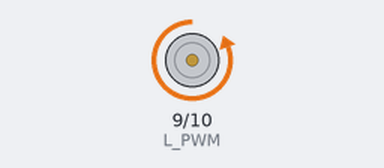
The program below on a simulated Arduino Mega 2560, built with avr-gcc and run on an emulated ATmega2560. Shown: motor-driver pin pairs drawn as motors (green arrow = first pin HIGH = forward, orange = second pin HIGH = backward, longer = more drive).

Above: at 0.2 s.
At 10.5 s:
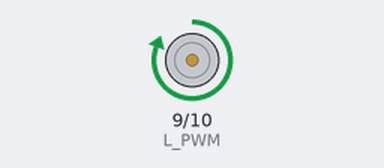
At 18.7 s:
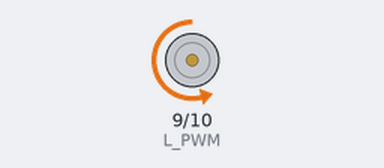
At 26.7 s:
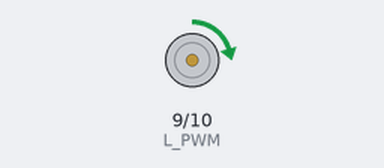
Timing chart, 0 to 27.3 s (numbered marks = the images above):
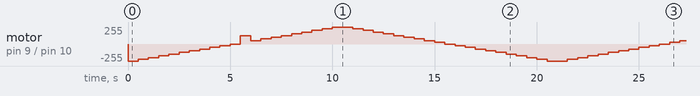

The program:

main.cpp
```cpp
#include <Arduino.h>

// Define the PWM pins for the IBT-2 motor controller
const int L_PWM = 9; // Left PWM pin (connect to IBT-2 LPWM)
const int R_PWM = 10; // Right PWM pin (connect to IBT-2 RPWM)

// Function to control the motor
void setMotorSpeed(int speed) {
  // Constrain the speed to the range -100 to 100
  speed = constrain(speed, -100, 100);

  if (speed > 0) {
    // Forward direction
    analogWrite(L_PWM, speed * 2.55); // Scale 0-100 to 0-255
    analogWrite(R_PWM, 0);
  } else if (speed < 0) {
    // Reverse direction
    analogWrite(L_PWM, 0);
    analogWrite(R_PWM, abs(speed) * 2.55); // Scale 0-100 to 0-255
  } else {
    // Stop the motor
    analogWrite(L_PWM, 0);
    analogWrite(R_PWM, 0);
  }
}

void setup() {
  // Initialize the PWM pins as outputs
  pinMode(L_PWM, OUTPUT);
  pinMode(R_PWM, OUTPUT);

  // Example: Set motor speed to 50 (forward)
  setMotorSpeed(50);
}

void loop() {
  // Example: Change motor speed dynamically
  for (int speed = -100; speed <= 100; speed += 10) {
    setMotorSpeed(speed);
    delay(500); // Wait 500ms
  }
  for (int speed = 100; speed >= -100; speed -= 10) {
    setMotorSpeed(speed);
    delay(500); // Wait 500ms
  }
}
```
